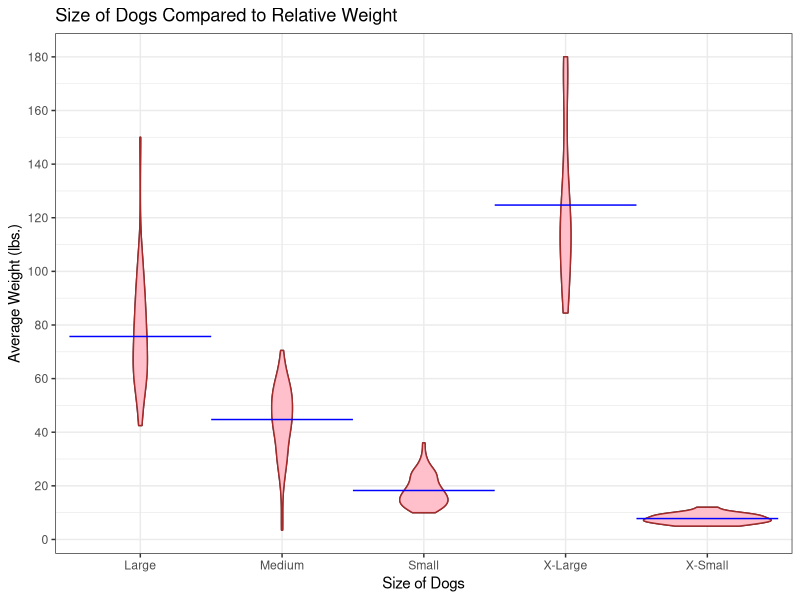
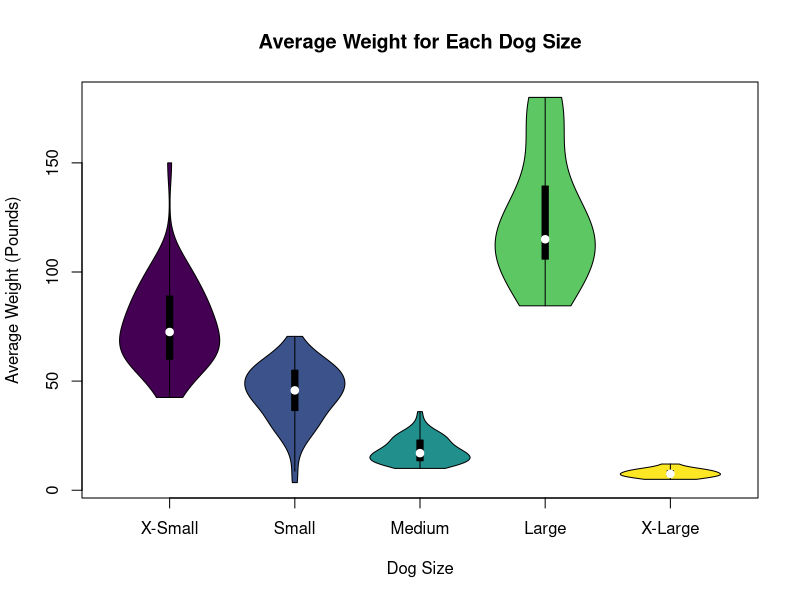

R code for these plots, in order:
## ---- chunk 1
library(tidyverse)
library(ggplot2)
library(vioplot)
library(viridis)
## ---- chunk 2
library(readr)
AmericanKennelClub.data <- read_csv("AmericanKennelClubBreedsBySize (4).csv")
#View(AmericanKennelClub.data)
## ---- chunk 3
ggplot(AmericanKennelClub.data, aes(x = `Size Category` , y = `Avg Weight (pounds)`)) + 
    geom_violin() + 
    xlab("Size of Dogs") + 
    ylab("Average Weight (lbs.)") + 
    ggtitle("Size of Dogs Compared to Relative Weight") + 
    geom_violin(colour = "brown", fill = "pink") + 
    stat_summary(fun = "mean", geom = "crossbar", width = 1, size = 0.2, colour = "blue") +
    theme_bw() + 
    scale_y_continuous(breaks = seq(0, 200, 20)) 
  
  vioplot(AmericanKennelClub.data$`Avg Weight (pounds)` ~ AmericanKennelClub.data$`Size Category`,
        pch = 22, 
        col=viridis(5), 
        names=c("X-Small", "Small", "Medium", "Large", "X-Large"), 
        xlab= "Dog Size",
        ylab= "Average Weight (Pounds)", 
        main= "Average Weight for Each Dog Size")
